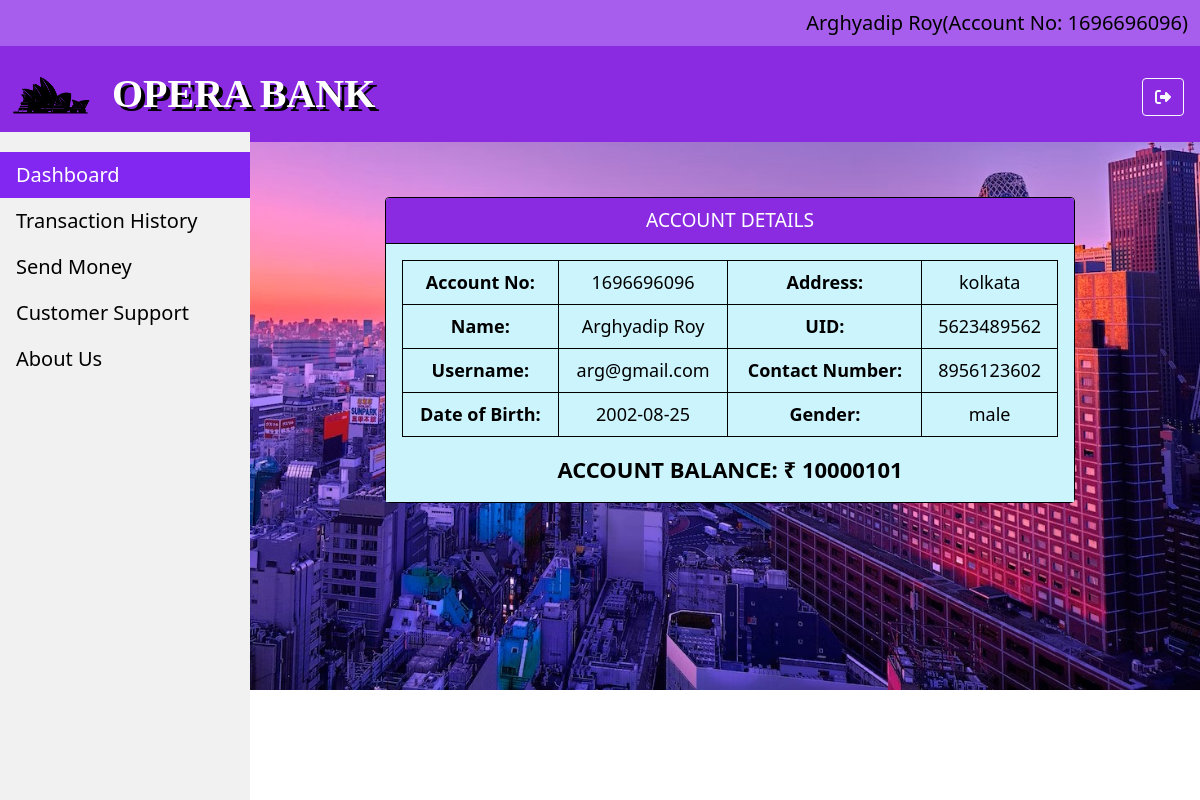
Page /userdetails1.php (signed in) on the committed database.
### tables this page shows
CREATE TABLE `users` (
  `email` varchar(100) NOT NULL,
  `password` varchar(15) NOT NULL,
  `accountno` bigint(10) NOT NULL,
  `name` varchar(20) NOT NULL,
  `uid` varchar(20) NOT NULL,
  `gender` text NOT NULL,
  `phnno` bigint(10) NOT NULL,
  `address` varchar(1000) NOT NULL,
  `dob` date NOT NULL,
  `balance` bigint(10) NOT NULL DEFAULT 0
);

### userdetails1.php (the view, shortened to what this page needs)
<?php
$conn = new mysqli("localhost", "root", "", "bank");
$email = $_SESSION['email'];
$result = $conn->query("select * from users where email='$email'");
$data = $result->fetch_assoc();
$current_page = "dashboard";
?>
<!DOCTYPE html>
<html lang="en">
<head>
    <link href="https://cdn.jsdelivr.net/npm/bootstrap@5.0.1/dist/css/bootstrap.min.css" rel="stylesheet">
</head>
<body>
<body style="background: url(images/photo-1608501078713-8e445a709b39.jpg);background-size: 100%; background-repeat:no-repeat; ">
    <nav class="navbar navbar-expand-lg navbar-light" style="background-color: rgb(168, 94, 236);">
        <div class="container-fluid">
            <div class="collapse navbar-collapse" id="navbarSupportedContent">
                <ul class="navbar-nav ms-auto" style="flex-direction: column;align-items:flex-start">
                    <li class="nav-item">
                        <p style="font-size: 20px;margin: 0 0;color: black;text-transform:capitalize"><?php echo $data['name']; ?>(Account No:
                        <?php echo $data['accountno']; ?>)</p>
                    </li></ul>
            </div>
        </div>
    </nav>
    <nav class="navbar navbar-expand-lg navbar-light" style="background-color: blueviolet;">
        <div class="container-fluid">
            <img src="images/pngegg.png" style="height: 10vh; width: 10vh; margin-right: 20px;">
            <a class="navbar-brand" href="" style="font-size: 40px; font-family: Pussycat, Algerian, Broadway; font-weight: bolder; color: white; text-shadow: 4px 4px black">OPERA BANK</a>
            <div class="collapse navbar-collapse" id="navbarSupportedContent">
                <ul class="navbar-nav ms-auto">
                    <form class="form-inline my-2 my-lg-0">
                        <a href="logout.php" data-toggle="tooltip" title="Logout" class="btn btn-outline-light mx-1" style="margin-top: 5px;"><i class="fa-solid fa-right-from-bracket"></i></a>
                    </form>
                </ul>
            </div>
        </div>
    </nav>
    <div id="sidebar" style="margin-top: 132px;">
    <a href="userdetails1.php" <?php if ($current_page === "dashboard") echo 'class="active"'; ?>>Dashboard</a>
    <a href="transactionhistory.php" <?php if ($current_page === "transactionhistory") echo 'class="active"'; ?>>Transaction History</a>
    <a href="sendmoney.php" <?php if ($current_page === "sendmoney") echo 'class="active"'; ?>>Send Money</a>
    <a href="helpcard.php" <?php if ($current_page === "helpcard") echo 'class="active"'; ?>>Customer Support</a>
    <a href="aboutus.php" <?php if ($current_page === "aboutus") echo 'class="active"'; ?>>About Us</a>
    </div>
    <div id="content">
        <div class="card w-75 text-center" style="border: 1px solid black;margin-left: 120px;margin-top: 40px;">
            <div class="card-header" style="background-color: blueviolet; color: white; font-size: larger; border-bottom: 1px solid black;">
                ACCOUNT DETAILS
            </div>
            <div class="card-body" style="background-color: #ccf4fc; color: white;">
                <table class="table table-bordered" style="color: black; font-size: large;">
                    <tbody>
                        <tr>
                            <th>Account No:</th>
                            <td>
                                <?php echo $data['accountno']; ?>
                            </td>
                            <th>Address:</th>
                            <td>
                                <?php echo $data['address']; ?>
                            </td>
                        </tr>
                        <tr>
                            <th>Name:</th>
                            <td>
                                <?php echo $data['name']; ?>
                            </td>
                            <th>UID:</th>
                            <td>
                                <?php echo $data['uid']; ?>
                            </td>
                        </tr>
                        <tr>
                            <th>Username:</th>
                            <td>
                                <?php echo $data['email']; ?>
                            </td>
                            <th>Contact Number:</th>
                            <td>
                                <?php echo $data['phnno']; ?>
                            </td>
                        </tr>
                        <tr>
                            <th>Date of Birth:</th>
                            <td>
                                <?php echo $data['dob']; ?>
                            </td>
                            <th>Gender:</th>
                            <td>
                                <?php echo $data['gender']; ?>
                            </td>
                        </tr>
                    </tbody>
                </table>
                <div style="color: black; font-size: 22px;font-weight:bolder;text-align:center">
                    ACCOUNT BALANCE: ₹
                    <?php echo $data['balance']; ?>
                </div>
            </div>
        </div>
    </div>
</body>
</html>

### userdetails1.php (style rules this page uses)
table, th, td, tr { border: 1px solid black; }
#sidebar { height: 100%; width: 250px; position: fixed; top: 0; left: 0; background-color: #f1f1f1; padding-top: 20px; overflow-y: auto; }
#sidebar a { padding: 8px 16px; text-decoration: none; font-size: 20px; color: black; display: block; }
#sidebar a.active { background-color: #8227f2; color: white; }
#content { margin-left: 250px; padding: 15px; }

### rows in the picture
users: name "Arghyadip Roy", accountno "1696696096", address "kolkata", uid "5623489562", email "arg@gmail.com", phnno "8956123602", dob "2002-08-25", gender "male", balance "10000101"
